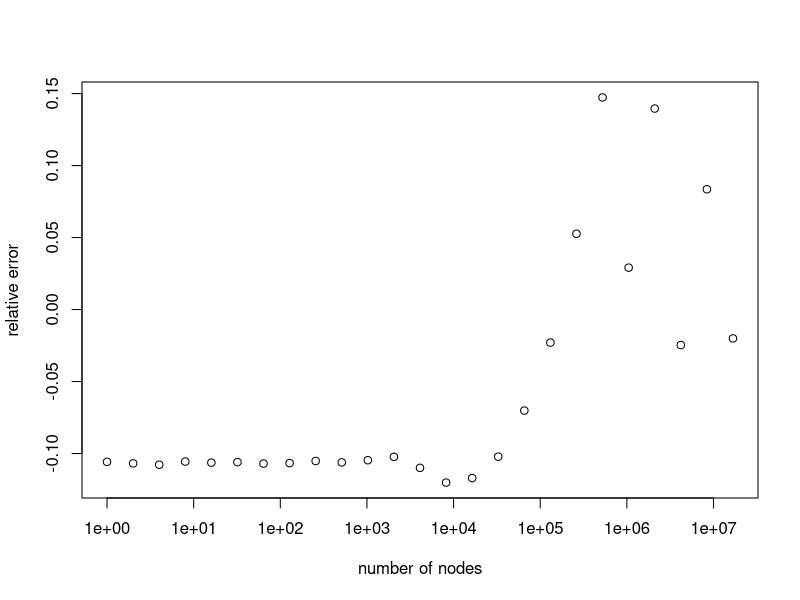
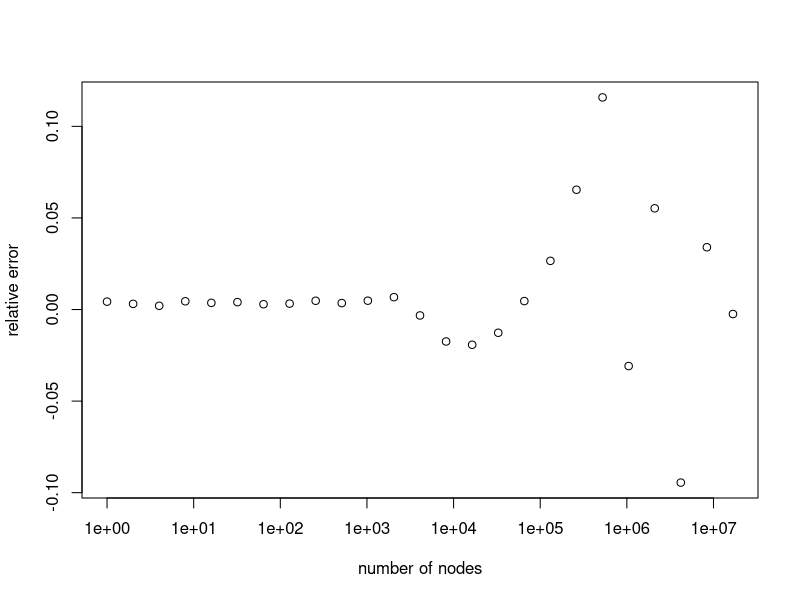

Source code (R) for these figures, in order:
data <- read.csv("results.csv", header = FALSE)
names(data) <- c("num_nodes", "memory")
attach(data)
memory <- memory * 1024

# Simple regression
regression <- lm(memory ~ num_nodes)
summary(regression)

fitted1 <- function(x) {
  regression$coefficients[1] + regression$coefficients[2] * x
}

errors <- (fitted1(num_nodes) - memory) / memory
plot(num_nodes, errors, log = "x", xlab = "number of nodes", ylab = "relative error")

num_nodes2 <- num_nodes^2
regression2 <- lm(memory ~ num_nodes + num_nodes2)
summary(regression2)

fitted <- function(x) {
  regression2$coefficients[1] + regression2$coefficients[2] * x + regression2$coefficients[3] * x^2
}

#plot.function(fitted, from = 0, to = max(num_nodes))
#points(num_nodes, memory, xlab = "number of nodes", ylab = "memory usage (MiB)")

errors2 <- (fitted(num_nodes) - memory) / memory
plot(num_nodes, errors2, log = "x", xlab = "number of nodes", ylab = "relative error")
